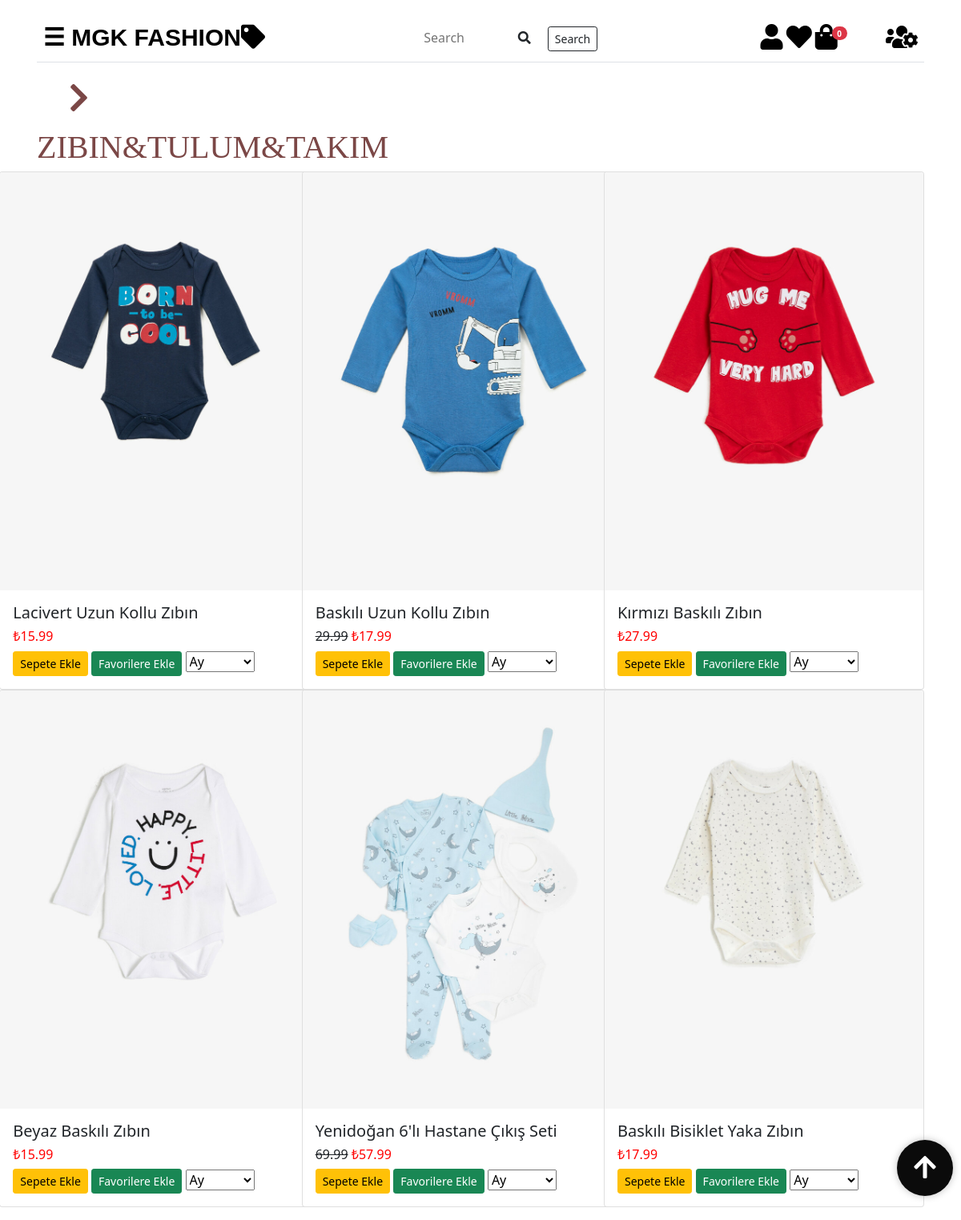
/giyimwebsitesi/erkbebekzibin.php, run on the app's committed database.
### tables this page shows
CREATE TABLE IF NOT EXISTS `tblurunler` (
  `id` int(4) NOT NULL AUTO_INCREMENT,
  `urun_foto` varchar(150) NOT NULL,
  `urun_adi` varchar(100) NOT NULL,
  `renk` varchar(30) NOT NULL,
  `eski_fiyat` float DEFAULT NULL,
  `fiyat` float NOT NULL,
  `kategoriID` int(4) NOT NULL,
  `cinsiyetID` int(2) NOT NULL,
  PRIMARY KEY (`id`),
  KEY `kategoriID` (`kategoriID`),
  KEY `cinsiyetID` (`cinsiyetID`)
);

### giyimwebsitesi/erkbebekzibin.php (the view, shortened to what this page needs)
<!DOCTYPE html>
<html lang="tr">
<head>
  <link rel="stylesheet" type="text/css" href="CSS1/bootstrap.min.css">
  <link rel="stylesheet" href="CSS1/all.css">
  <link rel="stylesheet" type="text/css" href="CSS1/style.css">
  <link rel="stylesheet" type="text/css" href="CSS1/genelstyle.css">
  <link rel="stylesheet" type="text/css" href="CSS1/mainstyle.css">
</head>
<body>
  <?php include("baglantidb.php");
   ?>
  <?php $urunler = $db->query("SELECT * from tblurunler Where cinsiyetID = '5' and kategoriID = '9' ", PDO::FETCH_OBJ)->fetchAll()   ?>
<div id="main" class="container">
  <?php include("navbar.php"); ?>
      <div class="row">
      <div  class="col-md-4" id="yazi"><i class="fa fa-chevron-right"></i>ZIBIN&TULUM&TAKIM</div>
      </div>
      <div class="row">
        <?php foreach ($urunler as $urunler) { ?>
    <div class="col-md-4">
<div class="card" style="width: 25rem; float: right;">
  <img class="card-img-top" id="aw-zoom" src="<?php echo $urunler->urun_foto; ?>" alt="Card image cap">
  <div class="card-body">
    <h5 class="card-title"><?php echo $urunler->urun_adi; ?></h5>
    <h6><s><?php echo $urunler->eski_fiyat; ?></s> <span style="color: red;">₺<?php echo $urunler->fiyat; ?></span> </h6>
    <button urun_id="<?php echo $urunler->id; ?>" class="btn btn-warning btn-sm btn_sepeteEkle">Sepete Ekle</button>
     <?php $sorgu = $db->prepare("SELECT * FROM tblfavoriler WHERE musteriID=:id1 AND favori_urunID=:id2");
          $sorgu->execute(array(':id1'=>$_SESSION['kullanici']['id'],':id2'=>$urunler->id));
          if ($sorgu->rowCount()) {
            echo '<a href="favoriler.php?cikar='.$urunler->id.'" class="btn btn-danger btn-sm">Favorilerden Çıkar</a>';
          }else{
            echo '<a href="favoriler.php?id='.$urunler->id.'" class="btn btn-success btn-sm">Favorilere Ekle</a>';
          }
     ?>
     <select>
      <option selected>Ay</option>
    </select>
  </div>
</div>
  </div>
  <?php } ?>
    </div>
</div>
<button id="btnScrollToTop">
    <i class="fa fa-arrow-up fa-2x" style="color: white"></i>
  </button>
</body>
</html>

### giyimwebsitesi/CSS1/all.css (style rules this page uses)
.fa, .fas, .far, .fal, .fad, .fab { -moz-osx-font-smoothing: grayscale; -webkit-font-smoothing: antialiased; display: inline-block; font-style: normal; font-variant: normal; text-rendering: auto; line-height: 1; }
.fa-2x { font-size: 2em; }
.fa-arrow-up:before { content: "\f062"; }
.fa-chevron-right:before { content: "\f054"; }

### giyimwebsitesi/CSS1/genelstyle.css (style rules this page uses)
#yazi { font-size: bold; color:#7b4746 ; font-family: Agency FB; font-size: 40px; text-indent: 20px; }
#aw-zoom { position: relative; -webkit-transform: scale(1); -ms-transform: scale(1); -moz-transform: scale(1); transition: all .3s ease-in; -moz-transition: all .3s ease-in; -webkit-transition: all .3s ease-in; -ms-transition: all .3s ease-in; }
#btnScrollToTop { position: fixed; right: 10px; bottom: 30px; width: 70px; height: 70px; border-radius: 50%; background: #0b0b0b; box-shadow:0 0 10px rgba(0, 0, 0, 0.25); color: #ffffff; border: none; outline: none; cursor: pointer; }

### giyimwebsitesi/CSS1/mainstyle.css (style rules this page uses)
#yazi { font-size: bold; color:#7b4746 ; font-family: Agency FB; font-size: 40px; text-indent: 20px; }
#main { transition: margin-left .5s; padding: 16px; }
#btnScrollToTop { position: fixed; right: 10px; bottom: 30px; width: 70px; height: 70px; border-radius: 50%; background: #0b0b0b; box-shadow:0 0 10px rgba(0, 0, 0, 0.25); color: #ffffff; border: none; outline: none; cursor: pointer; }

### data on the page
tblurunler: urun_foto (picture), urun_adi "Lacivert Uzun Kollu Zıbın", fiyat "15.99"
tblurunler: urun_foto (picture), urun_adi "Baskılı Uzun Kollu Zıbın", eski_fiyat "29.99", fiyat "17.99"
tblurunler: urun_foto (picture), urun_adi "Kırmızı Baskılı Zıbın", fiyat "27.99"
tblurunler: urun_foto (picture), urun_adi "Beyaz Baskılı Zıbın", fiyat "15.99"
tblurunler: urun_foto (picture), urun_adi "Yenidoğan 6'lı Hastane Çıkış Seti", eski_fiyat "69.99", fiyat "57.99"
tblurunler: urun_foto (picture), urun_adi "Baskılı Bisiklet Yaka Zıbın", fiyat "17.99"

### other printed values
$toplam_adet "0"
